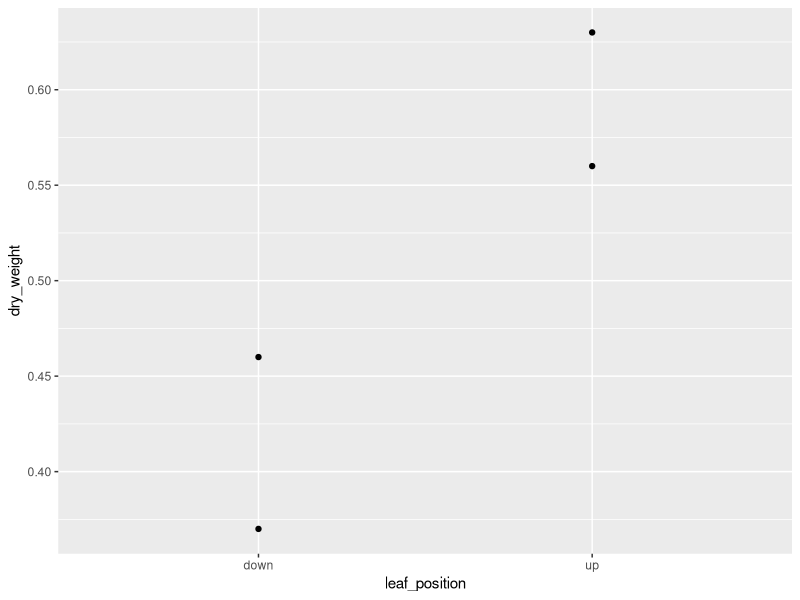

This figure's R source:
## ---- chunk 1
block1_physi_2015.data <- read.csv2("Sample.csv")
## ---- chunk 2
library(ggplot2)
explore.fig <- ggplot(block1_physi_2015.data, aes(x=leaf_position, y=dry_weight)) + geom_point()
print(explore.fig)
